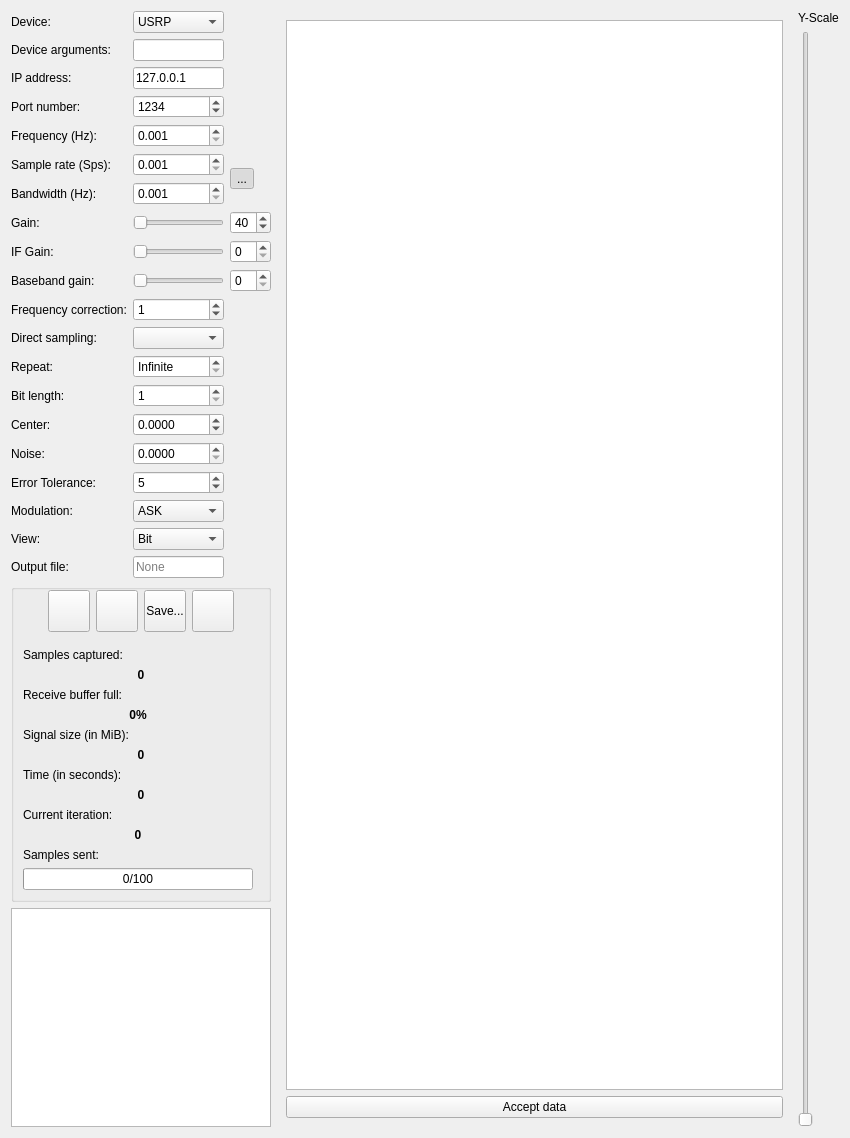
<?xml version="1.0" encoding="UTF-8"?>
<ui version="4.0">
 <class>SendRecvDialog</class>
 <widget class="QDialog" name="SendRecvDialog">
  <property name="windowModality">
   <enum>Qt::NonModal</enum>
  </property>
  <property name="geometry">
   <rect>
    <x>0</x>
    <y>0</y>
    <width>850</width>
    <height>1138</height>
   </rect>
  </property>
  <property name="mouseTracking">
   <bool>false</bool>
  </property>
  <property name="windowTitle">
   <string>Record Signal</string>
  </property>
  <layout class="QHBoxLayout" name="horizontalLayout_4">
   <item>
    <layout class="QHBoxLayout" name="horizontalLayout_3" stretch="1,10">
     <item>
      <layout class="QVBoxLayout" name="verticalLayout">
       <item>
        <layout class="QGridLayout" name="gridLayout">
         <item row="20" column="2">
          <widget class="QLineEdit" name="lineEdit_sniff_OutputFile">
           <property name="readOnly">
            <bool>false</bool>
           </property>
           <property name="placeholderText">
            <string>None</string>
           </property>
           <property name="clearButtonEnabled" stdset="0">
            <bool>true</bool>
           </property>
          </widget>
         </item>
         <item row="17" column="2">
          <widget class="QComboBox" name="combox_sniff_Modulation">
           <item>
            <property name="text">
             <string>ASK</string>
            </property>
           </item>
           <item>
            <property name="text">
             <string>FSK</string>
            </property>
           </item>
           <item>
            <property name="text">
             <string>PSK</string>
            </property>
           </item>
          </widget>
         </item>
         <item row="10" column="0">
          <widget class="QLabel" name="labelFreqCorrection">
           <property name="toolTip">
            <string>&lt;html&gt;&lt;head/&gt;&lt;body&gt;&lt;p&gt;Set the frequency correction in &lt;span style=&quot; font-weight:600;&quot;&gt;ppm&lt;/span&gt;. If you do not know what to enter here, just leave it to one.&lt;/p&gt;&lt;/body&gt;&lt;/html&gt;</string>
           </property>
           <property name="text">
            <string>Frequency correction:</string>
           </property>
          </widget>
         </item>
         <item row="10" column="2">
          <widget class="QSpinBox" name="spinBoxFreqCorrection">
           <property name="toolTip">
            <string>&lt;html&gt;&lt;head/&gt;&lt;body&gt;&lt;p&gt;Set the frequency correction in &lt;span style=&quot; font-weight:600;&quot;&gt;ppm&lt;/span&gt;. If you do not know what to enter here, just leave it to one.&lt;/p&gt;&lt;/body&gt;&lt;/html&gt;</string>
           </property>
           <property name="minimum">
            <number>-1000</number>
           </property>
           <property name="maximum">
            <number>1000</number>
           </property>
           <property name="value">
            <number>1</number>
           </property>
          </widget>
         </item>
         <item row="19" column="2">
          <widget class="QComboBox" name="comboBox_sniff_viewtype">
           <item>
            <property name="text">
             <string>Bit</string>
            </property>
           </item>
           <item>
            <property name="text">
             <string>Hex</string>
            </property>
           </item>
           <item>
            <property name="text">
             <string>ASCII</string>
            </property>
           </item>
          </widget>
         </item>
         <item row="0" column="0">
          <widget class="QLabel" name="label_3">
           <property name="text">
            <string>Device:</string>
           </property>
          </widget>
         </item>
         <item row="5" column="0">
          <widget class="QLabel" name="labelSampleRate">
           <property name="text">
            <string>Sample rate (Sps):</string>
           </property>
          </widget>
         </item>
         <item row="2" column="0">
          <widget class="QLabel" name="labelIP">
           <property name="text">
            <string>IP address:</string>
           </property>
          </widget>
         </item>
         <item row="3" column="0">
          <widget class="QLabel" name="labelPort">
           <property name="text">
            <string>Port number:</string>
           </property>
          </widget>
         </item>
         <item row="3" column="2">
          <widget class="QSpinBox" name="spinBoxPort">
           <property name="minimum">
            <number>1</number>
           </property>
           <property name="maximum">
            <number>65535</number>
           </property>
           <property name="value">
            <number>1234</number>
           </property>
          </widget>
         </item>
         <item row="12" column="2">
          <widget class="QSpinBox" name="spinBoxNRepeat">
           <property name="specialValueText">
            <string>Infinite</string>
           </property>
           <property name="maximum">
            <number>999999999</number>
           </property>
          </widget>
         </item>
         <item row="4" column="0">
          <widget class="QLabel" name="labelFreq">
           <property name="text">
            <string>Frequency (Hz):</string>
           </property>
          </widget>
         </item>
         <item row="12" column="0">
          <widget class="QLabel" name="labelNRepeat">
           <property name="text">
            <string>Repeat:</string>
           </property>
          </widget>
         </item>
         <item row="4" column="2">
          <widget class="KillerDoubleSpinBox" name="spinBoxFreq">
           <property name="decimals">
            <number>3</number>
           </property>
           <property name="minimum">
            <double>0.001000000000000</double>
           </property>
           <property name="maximum">
            <double>1000000000000.000000000000000</double>
           </property>
          </widget>
         </item>
         <item row="5" column="2">
          <widget class="KillerDoubleSpinBox" name="spinBoxSampleRate">
           <property name="decimals">
            <number>3</number>
           </property>
           <property name="minimum">
            <double>0.001000000000000</double>
           </property>
           <property name="maximum">
            <double>1000000000000.000000000000000</double>
           </property>
          </widget>
         </item>
         <item row="6" column="2">
          <widget class="KillerDoubleSpinBox" name="spinBoxBandwidth">
           <property name="decimals">
            <number>3</number>
           </property>
           <property name="minimum">
            <double>0.001000000000000</double>
           </property>
           <property name="maximum">
            <double>1000000000000.000000000000000</double>
           </property>
          </widget>
         </item>
         <item row="5" column="3" rowspan="2">
          <widget class="QToolButton" name="btnLockBWSR">
           <property name="text">
            <string>...</string>
           </property>
           <property name="icon">
            <iconset resource="../urh.qrc">
             <normaloff>:/icons/data/icons/lock.svg</normaloff>:/icons/data/icons/lock.svg</iconset>
           </property>
           <property name="checkable">
            <bool>true</bool>
           </property>
           <property name="checked">
            <bool>true</bool>
           </property>
          </widget>
         </item>
         <item row="14" column="2">
          <widget class="QDoubleSpinBox" name="spinbox_sniff_Center">
           <property name="decimals">
            <number>4</number>
           </property>
           <property name="minimum">
            <double>-3.140000000000000</double>
           </property>
           <property name="maximum">
            <double>3.140000000000000</double>
           </property>
          </widget>
         </item>
         <item row="0" column="2">
          <widget class="QComboBox" name="cbDevice">
           <item>
            <property name="text">
             <string>USRP</string>
            </property>
           </item>
           <item>
            <property name="text">
             <string>HackRF</string>
            </property>
           </item>
          </widget>
         </item>
         <item row="7" column="0">
          <widget class="QLabel" name="labelGain">
           <property name="toolTip">
            <string>&lt;html&gt;&lt;head/&gt;&lt;body&gt;&lt;p&gt;The gain (more exactly RF gain) is the gain applied to the RF signal. This amplifies the high frequent signal arriving at the antenna of your Software Defined Radio.&lt;/p&gt;&lt;/body&gt;&lt;/html&gt;</string>
           </property>
           <property name="text">
            <string>Gain:</string>
           </property>
          </widget>
         </item>
         <item row="6" column="0">
          <widget class="QLabel" name="labelBandwidth">
           <property name="text">
            <string>Bandwidth (Hz):</string>
           </property>
          </widget>
         </item>
         <item row="15" column="2">
          <widget class="QDoubleSpinBox" name="spinbox_sniff_Noise">
           <property name="decimals">
            <number>4</number>
           </property>
           <property name="maximum">
            <double>1.000000000000000</double>
           </property>
          </widget>
         </item>
         <item row="2" column="2">
          <widget class="QLineEdit" name="lineEditIP">
           <property name="text">
            <string>127.0.0.1</string>
           </property>
          </widget>
         </item>
         <item row="7" column="3">
          <widget class="QSpinBox" name="spinBoxGain">
           <property name="toolTip">
            <string>&lt;html&gt;&lt;head/&gt;&lt;body&gt;&lt;p&gt;The gain (more exactly RF gain) is the gain applied to the RF signal. This amplifies the high frequent signal arriving at the antenna of your Software Defined Radio.&lt;/p&gt;&lt;/body&gt;&lt;/html&gt;</string>
           </property>
           <property name="minimum">
            <number>0</number>
           </property>
           <property name="maximum">
            <number>99</number>
           </property>
           <property name="value">
            <number>40</number>
           </property>
          </widget>
         </item>
         <item row="7" column="2">
          <widget class="QSlider" name="sliderGain">
           <property name="toolTip">
            <string>&lt;html&gt;&lt;head/&gt;&lt;body&gt;&lt;p&gt;The gain (more exactly RF gain) is the gain applied to the RF signal. This amplifies the high frequent signal arriving at the antenna of your Software Defined Radio.&lt;/p&gt;&lt;/body&gt;&lt;/html&gt;</string>
           </property>
           <property name="maximum">
            <number>100</number>
           </property>
           <property name="singleStep">
            <number>1</number>
           </property>
           <property name="orientation">
            <enum>Qt::Horizontal</enum>
           </property>
          </widget>
         </item>
         <item row="15" column="0">
          <widget class="QLabel" name="label_sniff_Noise">
           <property name="text">
            <string>Noise:</string>
           </property>
          </widget>
         </item>
         <item row="14" column="0">
          <widget class="QLabel" name="label_sniff_Center">
           <property name="text">
            <string>Center:</string>
           </property>
          </widget>
         </item>
         <item row="20" column="0">
          <widget class="QLabel" name="label_sniff_OutputFile">
           <property name="text">
            <string>Output file:</string>
           </property>
          </widget>
         </item>
         <item row="13" column="0">
          <widget class="QLabel" name="label_sniff_BitLength">
           <property name="text">
            <string>Bit length:</string>
           </property>
          </widget>
         </item>
         <item row="13" column="2">
          <widget class="QSpinBox" name="spinbox_sniff_BitLen">
           <property name="minimum">
            <number>1</number>
           </property>
           <property name="maximum">
            <number>999999999</number>
           </property>
          </widget>
         </item>
         <item row="8" column="3">
          <widget class="QSpinBox" name="spinBoxIFGain">
           <property name="toolTip">
            <string>&lt;html&gt;&lt;head/&gt;&lt;body&gt;&lt;p&gt;The IF Gain is applied to the Intermediate Frequency signal in your Software Defined Radio. An IF signal has a lower frequency than the high frequent RF signal, so signal processing can be applied more efficiently.&lt;/p&gt;&lt;/body&gt;&lt;/html&gt;</string>
           </property>
          </widget>
         </item>
         <item row="16" column="0">
          <widget class="QLabel" name="label_sniff_Tolerance">
           <property name="text">
            <string>Error Tolerance:</string>
           </property>
          </widget>
         </item>
         <item row="16" column="2">
          <widget class="QSpinBox" name="spinbox_sniff_ErrorTolerance">
           <property name="maximum">
            <number>999999</number>
           </property>
           <property name="value">
            <number>5</number>
           </property>
          </widget>
         </item>
         <item row="9" column="3">
          <widget class="QSpinBox" name="spinBoxBasebandGain">
           <property name="toolTip">
            <string>&lt;html&gt;&lt;head/&gt;&lt;body&gt;&lt;p&gt;The baseband gain is applied to the baseband signal in your software defined radio. The baseband signal is at low frequency and gathered from the RF signal by &lt;span style=&quot; font-weight:600;&quot;&gt;complex downsampling&lt;/span&gt;.&lt;/p&gt;&lt;/body&gt;&lt;/html&gt;</string>
           </property>
          </widget>
         </item>
         <item row="8" column="0">
          <widget class="QLabel" name="labelIFGain">
           <property name="toolTip">
            <string>&lt;html&gt;&lt;head/&gt;&lt;body&gt;&lt;p&gt;The IF Gain is applied to the Intermediate Frequency signal in your Software Defined Radio. An IF signal has a lower frequency than the high frequent RF signal, so signal processing can be applied more efficiently.&lt;/p&gt;&lt;/body&gt;&lt;/html&gt;</string>
           </property>
           <property name="text">
            <string>IF Gain:</string>
           </property>
          </widget>
         </item>
         <item row="9" column="0">
          <widget class="QLabel" name="labelBasebandGain">
           <property name="toolTip">
            <string>&lt;html&gt;&lt;head/&gt;&lt;body&gt;&lt;p&gt;The baseband gain is applied to the baseband signal in your software defined radio. The baseband signal is at low frequency and gathered from the RF signal by &lt;span style=&quot; font-weight:600;&quot;&gt;complex downsampling&lt;/span&gt;.&lt;/p&gt;&lt;/body&gt;&lt;/html&gt;</string>
           </property>
           <property name="text">
            <string>Baseband gain:</string>
           </property>
          </widget>
         </item>
         <item row="8" column="2">
          <widget class="QSlider" name="sliderIFGain">
           <property name="toolTip">
            <string>&lt;html&gt;&lt;head/&gt;&lt;body&gt;&lt;p&gt;The IF Gain is applied to the Intermediate Frequency signal in your Software Defined Radio. An IF signal has a lower frequency than the high frequent RF signal, so signal processing can be applied more efficiently.&lt;/p&gt;&lt;/body&gt;&lt;/html&gt;</string>
           </property>
           <property name="orientation">
            <enum>Qt::Horizontal</enum>
           </property>
          </widget>
         </item>
         <item row="9" column="2">
          <widget class="QSlider" name="sliderBasebandGain">
           <property name="toolTip">
            <string>&lt;html&gt;&lt;head/&gt;&lt;body&gt;&lt;p&gt;The baseband gain is applied to the baseband signal in your software defined radio. The baseband signal is at low frequency and gathered from the RF signal by &lt;span style=&quot; font-weight:600;&quot;&gt;complex downsampling&lt;/span&gt;.&lt;/p&gt;&lt;/body&gt;&lt;/html&gt;</string>
           </property>
           <property name="sliderPosition">
            <number>0</number>
           </property>
           <property name="orientation">
            <enum>Qt::Horizontal</enum>
           </property>
           <property name="invertedAppearance">
            <bool>false</bool>
           </property>
           <property name="invertedControls">
            <bool>false</bool>
           </property>
           <property name="tickPosition">
            <enum>QSlider::NoTicks</enum>
           </property>
           <property name="tickInterval">
            <number>0</number>
           </property>
          </widget>
         </item>
         <item row="17" column="0">
          <widget class="QLabel" name="label_sniff_Modulation">
           <property name="text">
            <string>Modulation:</string>
           </property>
          </widget>
         </item>
         <item row="11" column="2">
          <widget class="QComboBox" name="comboBoxDirectSampling">
           <property name="toolTip">
            <string>&lt;html&gt;&lt;head/&gt;&lt;body&gt;&lt;p&gt;Set the direct sampling mode. If you do not know what to choose here, just set it to disabled. The&lt;span style=&quot; font-weight:600;&quot;&gt; native backend&lt;/span&gt; is recommended, when using this setting.&lt;/p&gt;&lt;/body&gt;&lt;/html&gt;</string>
           </property>
          </widget>
         </item>
         <item row="19" column="0">
          <widget class="QLabel" name="label_sniff_viewtype">
           <property name="text">
            <string>View:</string>
           </property>
          </widget>
         </item>
         <item row="11" column="0">
          <widget class="QLabel" name="labelDirectSampling">
           <property name="toolTip">
            <string>&lt;html&gt;&lt;head/&gt;&lt;body&gt;&lt;p&gt;Set the direct sampling mode. If you do not know what to choose here, just set it to disabled. The&lt;span style=&quot; font-weight:600;&quot;&gt; native backend&lt;/span&gt; is recommended, when using this setting.&lt;/p&gt;&lt;/body&gt;&lt;/html&gt;</string>
           </property>
           <property name="text">
            <string>Direct sampling:</string>
           </property>
          </widget>
         </item>
         <item row="1" column="0">
          <widget class="QLabel" name="labelDeviceArgs">
           <property name="toolTip">
            <string>&lt;html&gt;&lt;head/&gt;&lt;body&gt;&lt;p&gt;If you only have one USRP connected you may leave this field empty, so your USRP gets detected automatically.&lt;/p&gt;&lt;p&gt;If you have multiple USRPs connected or need better control, enter a device identifier of your USRP here.&lt;/p&gt;&lt;p&gt;You may also enter other device arguments here.&lt;/p&gt;&lt;/body&gt;&lt;/html&gt;</string>
           </property>
           <property name="styleSheet">
            <string notr="true"/>
           </property>
           <property name="text">
            <string>Device arguments:</string>
           </property>
           <property name="toolTipDuration" stdset="0">
            <number>-1</number>
           </property>
          </widget>
         </item>
         <item row="1" column="2">
          <widget class="QLineEdit" name="lineEditDeviceArgs">
           <property name="toolTip">
            <string>&lt;html&gt;&lt;head/&gt;&lt;body&gt;&lt;p&gt;If you only have one USRP connected you may leave this field empty, so your USRP gets detected automatically.&lt;/p&gt;&lt;p&gt;If you have multiple USRPs connected or need better control, enter a device identifier of your USRP here.&lt;/p&gt;&lt;p&gt;You may also enter other device arguments here.&lt;/p&gt;&lt;/body&gt;&lt;/html&gt;</string>
           </property>
          </widget>
         </item>
        </layout>
       </item>
       <item>
        <widget class="QGroupBox" name="groupBox">
         <property name="title">
          <string/>
         </property>
         <layout class="QGridLayout" name="gridLayout_2">
          <property name="topMargin">
           <number>0</number>
          </property>
          <item row="7" column="0">
           <widget class="QLabel" name="lReceiveBufferFullText">
            <property name="text">
             <string>Receive buffer full:</string>
            </property>
           </widget>
          </item>
          <item row="19" column="0">
           <widget class="QProgressBar" name="progressBar">
            <property name="value">
             <number>0</number>
            </property>
            <property name="format">
             <string>%v/%m</string>
            </property>
           </widget>
          </item>
          <item row="18" column="0">
           <widget class="QLabel" name="lSamplesSentText">
            <property name="text">
             <string>Samples sent:</string>
            </property>
           </widget>
          </item>
          <item row="2" column="0">
           <spacer name="verticalSpacer_2">
            <property name="orientation">
             <enum>Qt::Vertical</enum>
            </property>
            <property name="sizeType">
             <enum>QSizePolicy::Fixed</enum>
            </property>
            <property name="sizeHint" stdset="0">
             <size>
              <width>20</width>
              <height>10</height>
             </size>
            </property>
           </spacer>
          </item>
          <item row="12" column="0">
           <widget class="QLabel" name="lTimeText">
            <property name="font">
             <font>
              <weight>50</weight>
              <bold>false</bold>
             </font>
            </property>
            <property name="text">
             <string>Time (in seconds):</string>
            </property>
           </widget>
          </item>
          <item row="5" column="0">
           <widget class="QLabel" name="lSamplesCapturedText">
            <property name="sizePolicy">
             <sizepolicy hsizetype="Fixed" vsizetype="Preferred">
              <horstretch>0</horstretch>
              <verstretch>0</verstretch>
             </sizepolicy>
            </property>
            <property name="font">
             <font>
              <weight>50</weight>
              <bold>false</bold>
             </font>
            </property>
            <property name="text">
             <string>Samples captured:</string>
            </property>
           </widget>
          </item>
          <item row="1" column="0" colspan="2">
           <layout class="QHBoxLayout" name="horizontalLayout">
            <item>
             <spacer name="horizontalSpacer_2">
              <property name="orientation">
               <enum>Qt::Horizontal</enum>
              </property>
              <property name="sizeHint" stdset="0">
               <size>
                <width>40</width>
                <height>20</height>
               </size>
              </property>
             </spacer>
            </item>
            <item>
             <widget class="QToolButton" name="btnStart">
              <property name="minimumSize">
               <size>
                <width>42</width>
                <height>42</height>
               </size>
              </property>
              <property name="maximumSize">
               <size>
                <width>42</width>
                <height>42</height>
               </size>
              </property>
              <property name="toolTip">
               <string>Record signal</string>
              </property>
              <property name="text">
               <string/>
              </property>
              <property name="icon">
               <iconset theme="media-record">
                <normaloff/>
               </iconset>
              </property>
              <property name="iconSize">
               <size>
                <width>32</width>
                <height>32</height>
               </size>
              </property>
             </widget>
            </item>
            <item>
             <widget class="QToolButton" name="btnStop">
              <property name="minimumSize">
               <size>
                <width>42</width>
                <height>42</height>
               </size>
              </property>
              <property name="maximumSize">
               <size>
                <width>42</width>
                <height>42</height>
               </size>
              </property>
              <property name="toolTip">
               <string>Stop recording</string>
              </property>
              <property name="text">
               <string/>
              </property>
              <property name="icon">
               <iconset theme="media-playback-stop">
                <normaloff/>
               </iconset>
              </property>
              <property name="iconSize">
               <size>
                <width>32</width>
                <height>32</height>
               </size>
              </property>
             </widget>
            </item>
            <item>
             <widget class="QToolButton" name="btnSave">
              <property name="minimumSize">
               <size>
                <width>42</width>
                <height>42</height>
               </size>
              </property>
              <property name="maximumSize">
               <size>
                <width>42</width>
                <height>42</height>
               </size>
              </property>
              <property name="text">
               <string>Save...</string>
              </property>
              <property name="icon">
               <iconset theme="document-save">
                <normaloff/>
               </iconset>
              </property>
              <property name="iconSize">
               <size>
                <width>32</width>
                <height>32</height>
               </size>
              </property>
             </widget>
            </item>
            <item>
             <widget class="QToolButton" name="btnClear">
              <property name="minimumSize">
               <size>
                <width>42</width>
                <height>42</height>
               </size>
              </property>
              <property name="maximumSize">
               <size>
                <width>42</width>
                <height>42</height>
               </size>
              </property>
              <property name="toolTip">
               <string>Clear</string>
              </property>
              <property name="text">
               <string/>
              </property>
              <property name="icon">
               <iconset theme="view-refresh">
                <normaloff/>
               </iconset>
              </property>
              <property name="iconSize">
               <size>
                <width>32</width>
                <height>32</height>
               </size>
              </property>
             </widget>
            </item>
            <item>
             <spacer name="horizontalSpacer">
              <property name="orientation">
               <enum>Qt::Horizontal</enum>
              </property>
              <property name="sizeHint" stdset="0">
               <size>
                <width>40</width>
                <height>20</height>
               </size>
              </property>
             </spacer>
            </item>
           </layout>
          </item>
          <item row="9" column="0">
           <widget class="QLabel" name="lSignalSizeText">
            <property name="sizePolicy">
             <sizepolicy hsizetype="Fixed" vsizetype="Preferred">
              <horstretch>0</horstretch>
              <verstretch>0</verstretch>
             </sizepolicy>
            </property>
            <property name="font">
             <font>
              <weight>50</weight>
              <bold>false</bold>
             </font>
            </property>
            <property name="text">
             <string>Signal size (in MiB):</string>
            </property>
           </widget>
          </item>
          <item row="6" column="0" colspan="2">
           <widget class="QLabel" name="lSamplesCaptured">
            <property name="sizePolicy">
             <sizepolicy hsizetype="Expanding" vsizetype="Preferred">
              <horstretch>0</horstretch>
              <verstretch>0</verstretch>
             </sizepolicy>
            </property>
            <property name="font">
             <font>
              <weight>75</weight>
              <bold>true</bold>
             </font>
            </property>
            <property name="text">
             <string>0</string>
            </property>
            <property name="alignment">
             <set>Qt::AlignCenter</set>
            </property>
           </widget>
          </item>
          <item row="15" column="0" colspan="2">
           <widget class="QLabel" name="lTime">
            <property name="font">
             <font>
              <weight>75</weight>
              <bold>true</bold>
             </font>
            </property>
            <property name="text">
             <string>0</string>
            </property>
            <property name="alignment">
             <set>Qt::AlignCenter</set>
            </property>
           </widget>
          </item>
          <item row="11" column="0" colspan="2">
           <widget class="QLabel" name="lSignalSize">
            <property name="sizePolicy">
             <sizepolicy hsizetype="Expanding" vsizetype="Preferred">
              <horstretch>0</horstretch>
              <verstretch>0</verstretch>
             </sizepolicy>
            </property>
            <property name="font">
             <font>
              <weight>75</weight>
              <bold>true</bold>
             </font>
            </property>
            <property name="text">
             <string>0</string>
            </property>
            <property name="alignment">
             <set>Qt::AlignCenter</set>
            </property>
           </widget>
          </item>
          <item row="16" column="0">
           <widget class="QLabel" name="lblRepeatText">
            <property name="text">
             <string>Current iteration:</string>
            </property>
           </widget>
          </item>
          <item row="17" column="0">
           <widget class="QLabel" name="lblCurrentRepeatValue">
            <property name="font">
             <font>
              <weight>75</weight>
              <bold>true</bold>
             </font>
            </property>
            <property name="text">
             <string>0</string>
            </property>
            <property name="alignment">
             <set>Qt::AlignCenter</set>
            </property>
           </widget>
          </item>
          <item row="8" column="0">
           <widget class="QLabel" name="labelReceiveBufferFull">
            <property name="sizePolicy">
             <sizepolicy hsizetype="Expanding" vsizetype="Preferred">
              <horstretch>0</horstretch>
              <verstretch>0</verstretch>
             </sizepolicy>
            </property>
            <property name="font">
             <font>
              <weight>75</weight>
              <bold>true</bold>
             </font>
            </property>
            <property name="text">
             <string>0%</string>
            </property>
            <property name="alignment">
             <set>Qt::AlignCenter</set>
            </property>
           </widget>
          </item>
         </layout>
        </widget>
       </item>
       <item>
        <widget class="QTextEdit" name="txtEditErrors">
         <property name="readOnly">
          <bool>true</bool>
         </property>
        </widget>
       </item>
      </layout>
     </item>
     <item>
      <layout class="QHBoxLayout" name="horizontalLayout_2">
       <item>
        <widget class="QStackedWidget" name="stackedWidget">
         <property name="currentIndex">
          <number>2</number>
         </property>
         <widget class="QWidget" name="page_receive">
          <layout class="QVBoxLayout" name="verticalLayout_2">
           <item>
            <widget class="LiveGraphicView" name="graphicsViewReceive">
             <property name="verticalScrollBarPolicy">
              <enum>Qt::ScrollBarAlwaysOff</enum>
             </property>
             <property name="horizontalScrollBarPolicy">
              <enum>Qt::ScrollBarAsNeeded</enum>
             </property>
            </widget>
           </item>
          </layout>
         </widget>
         <widget class="QWidget" name="page_send">
          <layout class="QVBoxLayout" name="verticalLayout_3">
           <item>
            <widget class="EditableGraphicView" name="graphicsViewSend">
             <property name="mouseTracking">
              <bool>true</bool>
             </property>
             <property name="renderHints">
              <set>QPainter::Antialiasing|QPainter::TextAntialiasing</set>
             </property>
             <property name="transformationAnchor">
              <enum>QGraphicsView::NoAnchor</enum>
             </property>
             <property name="resizeAnchor">
              <enum>QGraphicsView::NoAnchor</enum>
             </property>
            </widget>
           </item>
           <item>
            <widget class="QLabel" name="label_7">
             <property name="font">
              <font>
               <italic>true</italic>
              </font>
             </property>
             <property name="text">
              <string>Hint: You can edit the raw signal before sending.</string>
             </property>
            </widget>
           </item>
          </layout>
         </widget>
         <widget class="QWidget" name="page">
          <layout class="QVBoxLayout" name="verticalLayout_4">
           <item>
            <widget class="QPlainTextEdit" name="txtEd_sniff_Preview">
             <property name="lineWrapMode">
              <enum>QPlainTextEdit::NoWrap</enum>
             </property>
             <property name="readOnly">
              <bool>true</bool>
             </property>
             <property name="maximumBlockCount">
              <number>100</number>
             </property>
            </widget>
           </item>
           <item>
            <widget class="QPushButton" name="btnAccept">
             <property name="text">
              <string>Accept data</string>
             </property>
             <property name="autoDefault">
              <bool>false</bool>
             </property>
            </widget>
           </item>
          </layout>
         </widget>
        </widget>
       </item>
       <item>
        <layout class="QVBoxLayout" name="verticalLayout_5">
         <item>
          <widget class="QLabel" name="label_y_scale">
           <property name="text">
            <string>Y-Scale</string>
           </property>
          </widget>
         </item>
         <item>
          <widget class="QSlider" name="sliderYscale">
           <property name="minimum">
            <number>1</number>
           </property>
           <property name="maximum">
            <number>1000</number>
           </property>
           <property name="value">
            <number>1</number>
           </property>
           <property name="orientation">
            <enum>Qt::Vertical</enum>
           </property>
           <property name="tickInterval">
            <number>1</number>
           </property>
          </widget>
         </item>
        </layout>
       </item>
      </layout>
     </item>
    </layout>
   </item>
  </layout>
 </widget>
 <customwidgets>
  <customwidget>
   <class>KillerDoubleSpinBox</class>
   <extends>QDoubleSpinBox</extends>
   <header>urh.ui.KillerDoubleSpinBox.h</header>
  </customwidget>
  <customwidget>
   <class>LiveGraphicView</class>
   <extends>QGraphicsView</extends>
   <header>urh.ui.views.LiveGraphicView.h</header>
  </customwidget>
  <customwidget>
   <class>EditableGraphicView</class>
   <extends>QGraphicsView</extends>
   <header>urh.ui.views.EditableGraphicView.h</header>
  </customwidget>
 </customwidgets>
 <tabstops>
  <tabstop>cbDevice</tabstop>
  <tabstop>lineEditDeviceArgs</tabstop>
  <tabstop>lineEditIP</tabstop>
  <tabstop>spinBoxPort</tabstop>
  <tabstop>spinBoxFreq</tabstop>
  <tabstop>spinBoxSampleRate</tabstop>
  <tabstop>spinBoxBandwidth</tabstop>
  <tabstop>btnLockBWSR</tabstop>
  <tabstop>spinBoxGain</tabstop>
  <tabstop>sliderGain</tabstop>
  <tabstop>sliderIFGain</tabstop>
  <tabstop>spinBoxIFGain</tabstop>
  <tabstop>sliderBasebandGain</tabstop>
  <tabstop>spinBoxBasebandGain</tabstop>
  <tabstop>spinBoxFreqCorrection</tabstop>
  <tabstop>comboBoxDirectSampling</tabstop>
  <tabstop>spinBoxNRepeat</tabstop>
  <tabstop>spinbox_sniff_BitLen</tabstop>
  <tabstop>spinbox_sniff_Center</tabstop>
  <tabstop>spinbox_sniff_Noise</tabstop>
  <tabstop>spinbox_sniff_ErrorTolerance</tabstop>
  <tabstop>combox_sniff_Modulation</tabstop>
  <tabstop>comboBox_sniff_viewtype</tabstop>
  <tabstop>lineEdit_sniff_OutputFile</tabstop>
  <tabstop>btnStart</tabstop>
  <tabstop>btnStop</tabstop>
  <tabstop>btnSave</tabstop>
  <tabstop>btnClear</tabstop>
  <tabstop>txtEd_sniff_Preview</tabstop>
  <tabstop>sliderYscale</tabstop>
  <tabstop>txtEditErrors</tabstop>
  <tabstop>graphicsViewSend</tabstop>
  <tabstop>graphicsViewReceive</tabstop>
  <tabstop>btnAccept</tabstop>
 </tabstops>
 <resources>
  <include location="urh.qrc"/>
 </resources>
 <connections/>
</ui>
